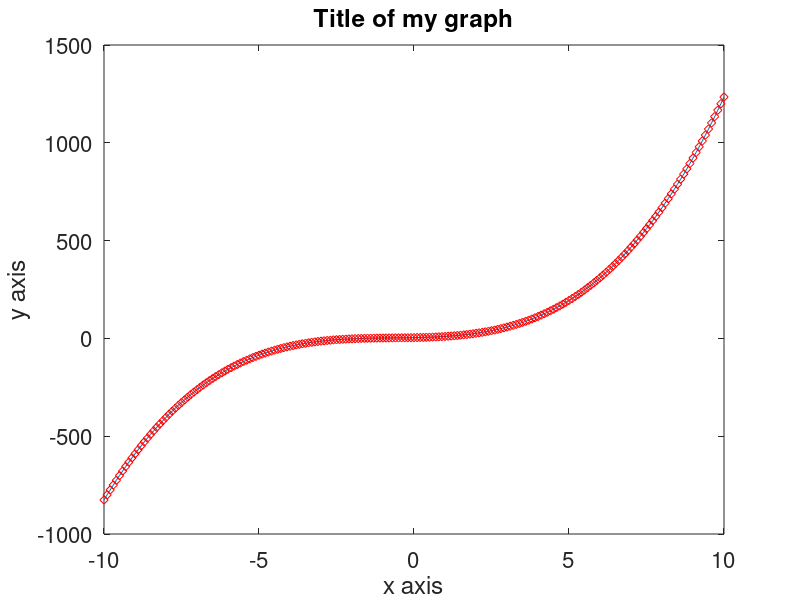
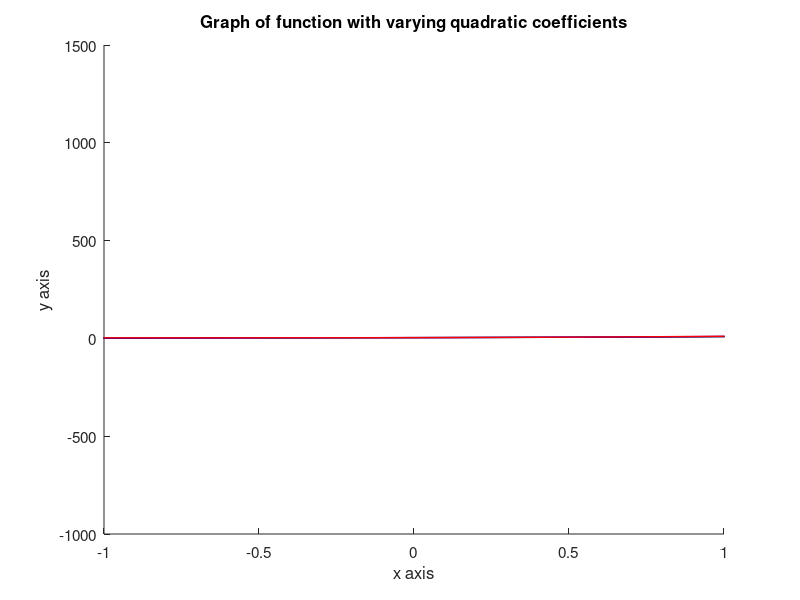

Source code (MATLAB) for these figures, in order:
z = [1,2,3;3,4,5;5,6,7];
z2 = z(1:2 , 1:2) %i.e. z(1,1) , z(1,2) 
                  %     z(2,1) , z(2,2) Confused? z(row,col) picks out the
                  %     element at row,col. This uncomfortable handling
                  %     means to pick out the elements at rows 1, columns 1
                  %     and 2. And then pick out the elements at rows 2,
                  %     columns 1 and 2.
z3 = z(:,3) % I just want the third column.

x = [-10:0.1:10];
quadratic_coeff = 2;
y = x.^3 + quadratic_coeff*x.^2 + 3*x + 4;
plot(x,y);
hold on
xlabel('x axis');
ylabel('y axis');
title('Title of my graph');
set(gca,'fontsize',16);
plot(x,y,'rdiamond');
hold off

% For organisation's sake, I will put it in another figure
figure
hold on
xlabel('x axis');
ylabel('y axis');
title('Graph of function with varying quadratic coefficients');
set(gca,'fontsize',11);
xlim([-1,1]);


quadratic_coeff = 1;
y = x.^3 + quadratic_coeff*x.^2 + 3*x + 4;
plot(x,y,'k-','LineWidth',1);

quadratic_coeff = 2;
y = x.^3 + quadratic_coeff*x.^2 + 3*x + 4;
plot(x,y,'b-','LineWidth',1);

quadratic_coeff = 3;
y = x.^3 + quadratic_coeff*x.^2 + 3*x + 4;
plot(x,y,'r-','LineWidth',1);

hold off